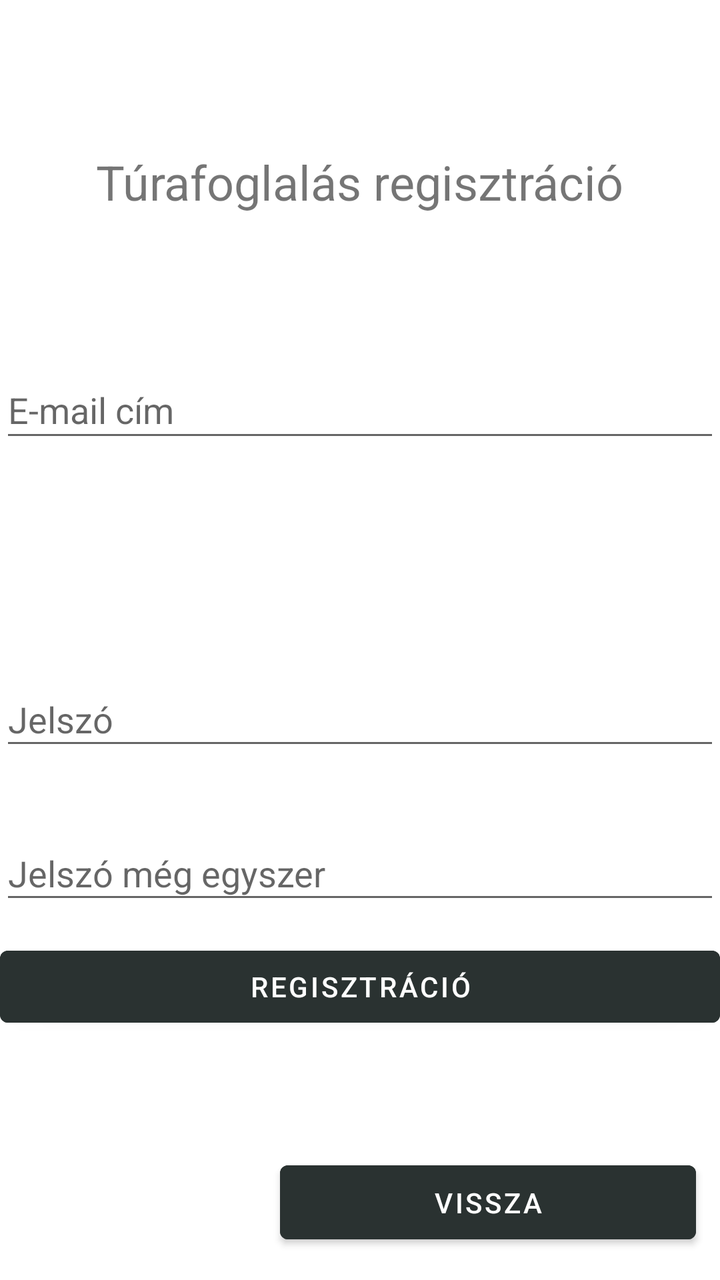
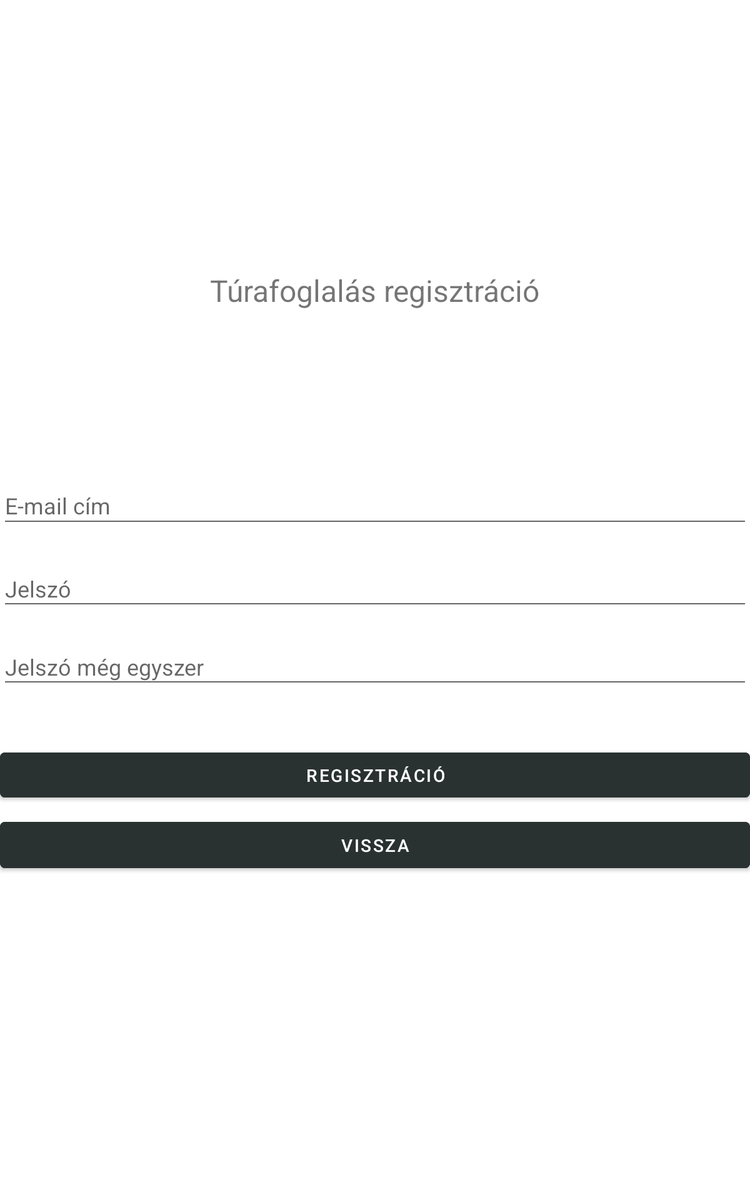

First picture: res/layout/ on a phone held upright. Second picture: the repository's own variant of that layout, on a device whose configuration matches the variant's folder. Source for both follows.
<!-- AndroidManifest.xml: application theme Theme.Turafoglalas -->
<!-- res/layout/activity_register.xml -->
<?xml version="1.0" encoding="utf-8"?>
<androidx.constraintlayout.widget.ConstraintLayout xmlns:android="http://schemas.android.com/apk/res/android"
    xmlns:app="http://schemas.android.com/apk/res-auto"
    xmlns:tools="http://schemas.android.com/tools"
    android:layout_width="match_parent"
    android:layout_height="match_parent"
    tools:context=".activity.RegisterActivity">

    <TextView
        android:id="@+id/textView"
        android:layout_width="wrap_content"
        android:layout_height="wrap_content"
        android:text="@string/app_register_text"
        android:textSize="24sp"
        app:layout_constraintBottom_toBottomOf="parent"
        app:layout_constraintEnd_toEndOf="parent"
        app:layout_constraintStart_toStartOf="parent"
        app:layout_constraintTop_toTopOf="parent"
        app:layout_constraintVertical_bias="0.123" />

    <EditText
        android:id="@+id/input_email"
        android:layout_width="@dimen/login_elements_width"
        android:layout_height="45dp"
        android:ems="10"
        android:hint="@string/email_text"
        android:inputType="textEmailAddress"
        app:layout_constraintBottom_toBottomOf="parent"
        app:layout_constraintEnd_toEndOf="parent"
        app:layout_constraintStart_toStartOf="parent"
        app:layout_constraintTop_toTopOf="parent"
        app:layout_constraintVertical_bias="0.304" />

    <EditText
        android:id="@+id/input_password"
        android:layout_width="@dimen/login_elements_width"
        android:layout_height="44dp"
        android:layout_marginBottom="150dp"
        android:ems="10"
        android:hint="@string/password_text"
        android:inputType="textPassword"
        app:layout_constraintBottom_toBottomOf="parent"
        app:layout_constraintEnd_toEndOf="parent"
        app:layout_constraintStart_toStartOf="parent"
        app:layout_constraintTop_toBottomOf="@+id/input_email"
        app:layout_constraintVertical_bias="@dimen/register_input_bias" />

    <EditText
        android:id="@+id/input_password_again"
        android:layout_width="@dimen/login_elements_width"
        android:layout_height="44dp"
        android:layout_marginBottom="150dp"
        android:ems="10"
        android:hint="@string/password_again_text"
        android:inputType="textPassword"
        app:layout_constraintBottom_toBottomOf="parent"
        app:layout_constraintEnd_toEndOf="parent"
        app:layout_constraintStart_toStartOf="parent"
        app:layout_constraintTop_toBottomOf="@+id/input_password"
        app:layout_constraintVertical_bias="@dimen/register_input_bias" />

    <Button
        android:id="@+id/button_register"
        android:layout_width="@dimen/login_elements_width"
        android:layout_height="wrap_content"
        android:backgroundTint="@color/button_color"
        android:text="@string/register_text"
        android:onClick="register"
        app:layout_constraintBottom_toBottomOf="parent"
        app:layout_constraintEnd_toEndOf="parent"
        app:layout_constraintStart_toStartOf="parent"
        app:layout_constraintTop_toBottomOf="@+id/input_password_again"
        app:layout_constraintVertical_bias="0.091"
        tools:ignore="UsingOnClickInXml" />

    <Button
        android:id="@+id/button_back"
        android:layout_width="208dp"
        android:layout_height="49dp"
        android:backgroundTint="@color/button_color"
        android:onClick="back"
        android:text="@string/back_text"
        app:layout_constraintBottom_toBottomOf="parent"
        app:layout_constraintEnd_toEndOf="parent"
        app:layout_constraintHorizontal_bias="0.921"
        app:layout_constraintStart_toStartOf="parent"
        app:layout_constraintTop_toTopOf="parent"
        app:layout_constraintVertical_bias="0.976"
        tools:ignore="UsingOnClickInXml" />

</androidx.constraintlayout.widget.ConstraintLayout>
<!-- resources referenced by this layout -->
<resources>
  <color name="button_color">#2A3231</color>
  <string name="app_register_text">Túrafoglalás regisztráció</string>
  <string name="back_text">Vissza</string>
  <string name="email_text">E-mail cím</string>
  <string name="password_again_text">Jelszó még egyszer</string>
  <string name="password_text">Jelszó</string>
  <string name="register_text">Regisztráció</string>
  <style name="Theme.Turafoglalas" parent="Theme.MaterialComponents.DayNight.DarkActionBar">
          
          <item name="colorPrimary">@color/purple_500</item>
          <item name="colorPrimaryVariant">@color/purple_700</item>
          <item name="colorOnPrimary">@color/white</item>
          
          <item name="colorSecondary">@color/teal_200</item>
          <item name="colorSecondaryVariant">@color/teal_700</item>
          <item name="colorOnSecondary">@color/black</item>
          
          <item name="android:statusBarColor" tools:targetApi="l">?attr/colorPrimaryVariant</item>
          
      </style>
  <color name="purple_500">#FF6200EE</color>
  <color name="purple_700">#FF3700B3</color>
  <color name="white">#FFFFFFFF</color>
  <color name="teal_200">#FF03DAC5</color>
  <color name="teal_700">#FF018786</color>
  <color name="black">#FF000000</color>
</resources>
<!-- res/layout-sw600dp/activity_register.xml (the repository's variant of the layout above) -->
<!-- drawn on a 7-inch tablet held upright -->
<?xml version="1.0" encoding="utf-8"?>
<androidx.constraintlayout.widget.ConstraintLayout xmlns:android="http://schemas.android.com/apk/res/android"
    xmlns:app="http://schemas.android.com/apk/res-auto"
    xmlns:tools="http://schemas.android.com/tools"
    android:layout_width="match_parent"
    android:layout_height="match_parent"
    tools:context=".activity.RegisterActivity">

    <EditText
        android:id="@+id/input_email"
        android:layout_width="@dimen/login_elements_width"
        android:layout_height="45dp"
        android:ems="10"
        android:hint="@string/email_text"
        android:inputType="textEmailAddress"
        app:layout_constraintBottom_toBottomOf="parent"
        app:layout_constraintEnd_toEndOf="parent"
        app:layout_constraintStart_toStartOf="parent"
        app:layout_constraintTop_toTopOf="parent"
        app:layout_constraintVertical_bias="0.416" />

    <TextView
        android:id="@+id/textView"
        android:layout_width="wrap_content"
        android:layout_height="wrap_content"
        android:text="@string/app_register_text"
        android:textSize="24sp"
        app:layout_constraintBottom_toBottomOf="parent"
        app:layout_constraintEnd_toEndOf="parent"
        app:layout_constraintStart_toStartOf="parent"
        app:layout_constraintTop_toTopOf="parent"
        app:layout_constraintVertical_bias="0.233" />

    <Button
        android:id="@+id/button_register"
        android:layout_width="@dimen/login_elements_width"
        android:layout_height="wrap_content"
        android:backgroundTint="@color/button_color"
        android:onClick="register"
        android:text="@string/register_text"
        app:layout_constraintBottom_toBottomOf="parent"
        app:layout_constraintEnd_toEndOf="parent"
        app:layout_constraintStart_toStartOf="parent"
        app:layout_constraintTop_toBottomOf="@+id/input_password_again"
        app:layout_constraintVertical_bias="0.118"
        tools:ignore="UsingOnClickInXml" />

    <EditText
        android:id="@+id/input_password_again"
        android:layout_width="@dimen/login_elements_width"
        android:layout_height="44dp"
        android:layout_marginBottom="150dp"
        android:ems="10"
        android:hint="@string/password_again_text"
        android:inputType="textPassword"
        app:layout_constraintBottom_toBottomOf="parent"
        app:layout_constraintEnd_toEndOf="parent"
        app:layout_constraintStart_toStartOf="parent"
        app:layout_constraintTop_toBottomOf="@+id/input_password"
        app:layout_constraintVertical_bias="0.068" />

    <Button
        android:id="@+id/button_back"
        android:layout_width="@dimen/login_elements_width"
        android:layout_height="49dp"
        android:backgroundTint="@color/button_color"
        android:onClick="back"
        android:text="@string/back_text"
        app:layout_constraintBottom_toBottomOf="parent"
        app:layout_constraintEnd_toEndOf="parent"
        app:layout_constraintStart_toStartOf="parent"
        app:layout_constraintTop_toBottomOf="@+id/button_register"
        app:layout_constraintVertical_bias="0.029"
        tools:ignore="UsingOnClickInXml" />

    <EditText
        android:id="@+id/input_password"
        android:layout_width="@dimen/login_elements_width"
        android:layout_height="44dp"
        android:layout_marginBottom="150dp"
        android:ems="10"
        android:hint="@string/password_text"
        android:inputType="textPassword"
        app:layout_constraintBottom_toBottomOf="parent"
        app:layout_constraintEnd_toEndOf="parent"
        app:layout_constraintStart_toStartOf="parent"
        app:layout_constraintTop_toBottomOf="@+id/input_email"
        app:layout_constraintVertical_bias="0.064" />

</androidx.constraintlayout.widget.ConstraintLayout>
